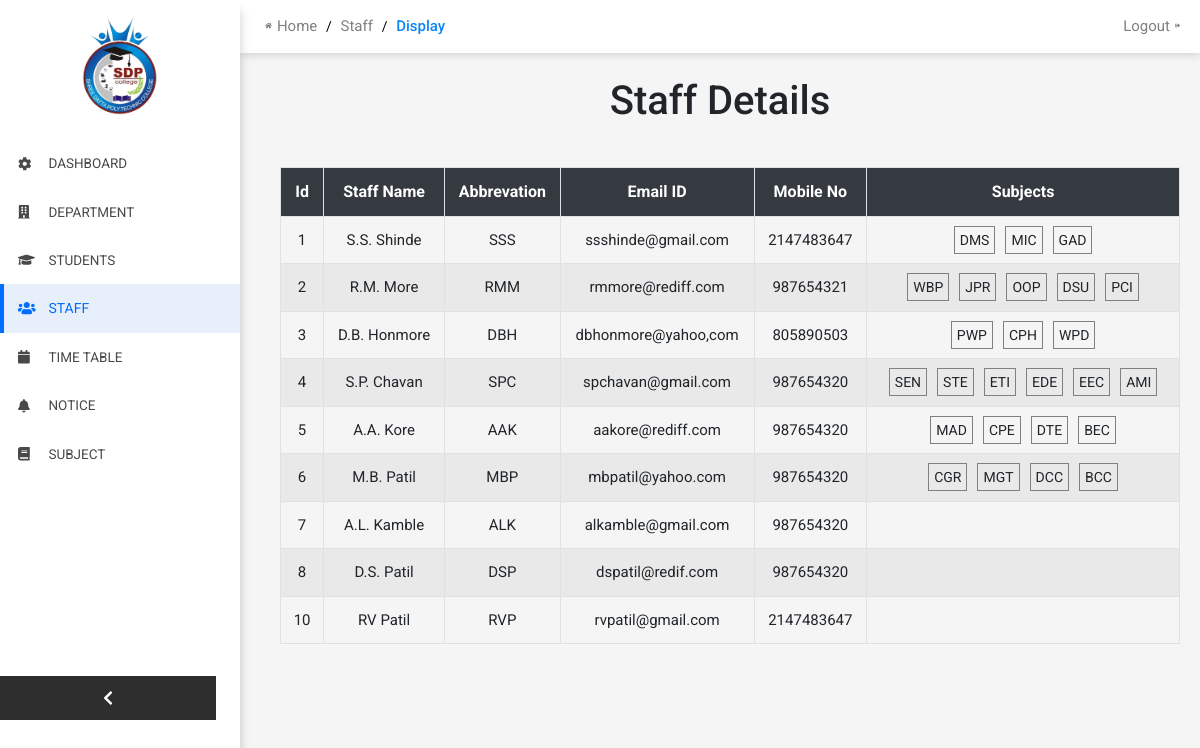
Screenshot of /display.php with the database file from the repository.
### tables this page shows
CREATE TABLE IF NOT EXISTS `teacher` (
  `id` int(11) NOT NULL AUTO_INCREMENT,
  `first_name` text NOT NULL,
  `last_name` text NOT NULL,
  `abbrivation` text NOT NULL,
  `tUser` varchar(30) NOT NULL,
  `tPass` varchar(30) NOT NULL,
  `email` varchar(30) NOT NULL,
  `mobile` bigint(12) NOT NULL,
  `noLect` int(11) NOT NULL,
  `noPract` int(11) NOT NULL,
  `dept` text NOT NULL,
  PRIMARY KEY (`id`)
);

### display.php (the view, shortened to what this page needs)
<!DOCTYPE html>
<html>
<head>
    <link rel="stylesheet" href="https://maxcdn.bootstrapcdn.com/bootstrap/4.0.0/css/bootstrap.min.css">
    <link rel="stylesheet" href="./css/sidebar.css">
    <link rel="stylesheet" href="./css/topMenu.css">
    <link rel="stylesheet" href="./css/fontawesome.min.css">
    <link href="https://stackpath.bootstrapcdn.com/font-awesome/4.7.0/css/font-awesome.min.css" rel="stylesheet">
</head>
</head>
<body onload="collapse_sidebar()">
    <div class="side-menu" id="side-bar">
        <div class="side-profile">
            <img src="img/sdpc_logo.png" alt="Icon" id="college-logo">
        </div>
        <a href="Admin Dashborad.php" style="text-decoration: none;">
            <div class="menu-item" >
                <div class="item-icon"><i class="fa fa-cog" aria-hidden="true"></i></div>
                <div class="item-title">Dashboard</div>
            </div>
        </a>
        <a href="Department.php" style="text-decoration: none;">
            <div class="menu-item">
                <div class="item-icon"><i class="fas fa-building" aria-hidden="true"></i></div>
                <div class="item-title">Department</div>
            </div>
        </a>
        <a href="Student Details.php" style="text-decoration: none;">
            <div class="menu-item " id="stud">
                <div class="item-icon"><i class="fas fa-graduation-cap" aria-hidden="true"></i></div>
                <div class="item-title">Students</div>
            </div>
        </a>
        <a href="Staff.php" style="text-decoration: none;">
            <div class="active-menu">
                <div class="item-icon"><i class="fas fa-users" aria-hidden="true"></i></div>
                <div class="item-title">Staff</div>
            </div>
        </a>
        <a href="Timetable Dashboard.php" style="text-decoration: none;">
            <div class="menu-item">
                <div class="item-icon"><i class="fa fa-calendar" aria-hidden="true"></i></div>
                <div class="item-title">Time Table</div>
            </div>
        </a>
        <a href="Notice.php" style="text-decoration: none;">
            <div class="menu-item">
                <div class="item-icon"><i class="fas fa-bell" aria-hidden="true"></i></div>
                <div class="item-title">Notice</div>
            </div>
        </a>
        <a href="Subject Allocation.php" style="text-decoration: none;">
            <div class="menu-item">
                <div class="item-icon"><i class="fa fa-book" aria-hidden="true"></i></div>
                <div class="item-title">Subject</div>
            </div>
        </a>
        <div class="collapse-side" onclick="collapse_sidebar()">
            <i id="btn-side-icon" class="fas fa-chevron-left " aria-hidden="true"></i>
        </div>
    </div>
    <div class="app" id="app">
        <nav class="top-nav">
            <div class="navigation">
                <a href="Admin Dashborad.php"> <i class="fas fa-home"></i>Home</a>
                <span>/</span>
                <a href="Staff.php" >Staff</a>
                <span>/</span>
                <a href="display.php" class="active-nav">Display</a>
            </div>
            <div class="profile">
                <a href="Login.php">Logout<i class="fas fa-sign-out-alt"></i></a>
            </div>
        </nav>
 <div class="container">
    <div class="col-lg-12"><br>
        <h1 class=" text-center">Staff Details</h1><br>
            <table  id="tabledata" class=" table table-striped table-hover table-bordered">
                <tr class="bg-dark text-white text-center">
                    <th> Id </th>
                    <th> Staff Name </th>
                    <th>Abbrevation</th>
                    <th> Email ID </th>
                    <th>Mobile No </th>
                    <th>Subjects</th>
                 </tr >
                <?php
                    include 'Database.php';
                    $q = "select id,first_name,last_name,abbrivation,email,mobile from teacher";
                    $query = mysqli_query($con,$q);
                    while($res = mysqli_fetch_array($query)){
                        $teach=$res['abbrivation'];
                        $teach=mysqli_query($con,"select sub_abb from allocation where teach_abb='$teach'");
                        $subjects=array();
                    while($r=mysqli_fetch_array($teach)){
                        $subjects[]=$r['sub_abb'];
                    }
                ?>
                <tr class="text-center">
                    <td> <?php echo $res['id'];  ?> </td>
                    <td> <?php echo $res['first_name'].' '.$res['last_name'];  ?> </td>
                    <td> <?php echo $res['abbrivation'];  ?> </td>
                    <td> <?php echo $res['email'];  ?> </td>
                    <td> <?php echo $res['mobile'];  ?> </td>
                    <td>
                        <?php
                            foreach($subjects as $value)
                            {
                                echo "<span class='sub'>".$value."</span>";
                            }
                        ?>
                    </td>
                </tr>
                <?php
                    }
                ?>
            </table>
        </div>
    </div>
</div>
</body>
</html>

### css/sidebar.css (style rules this page uses)
.side-menu { flex: 4; height: 100%; position: fixed; overflow: hidden; background: white; display: flex; flex-direction: column; min-width: 20%; width: 20%; box-shadow: 0 10px 10px 0 rgba(0, 0, 0, .2); }
.menu-item { padding: 14px; color: #494949; font-size: 13.5px; display: flex; border-left: 4px solid #fff; text-transform: uppercase; }
.side-profile { margin: 5%; margin-bottom: 10%; display: flex; justify-content: center; }
.side-profile img { width: 35%; }
.active-menu { color: #006eff; background: #e7effa; border-left: 4px solid #006eff; padding: 14px; font-size: 14px; display: flex; text-transform: uppercase; }
.collapse-side { background-color: #2e2e2e; bottom: 10%; width: 90%; position: absolute; display: flex; justify-content: center; padding: 14px; color: white; }
.item-icon { flex: 1.2; }
.item-title { flex: 7; }
.full-app { margin-left: 20%; }

### css/topMenu.css (style rules this page uses)
.top-nav { display: flex; background: rgb(255, 255, 255); color: #000; width: 100%; box-shadow: 0 0 10px 0 rgba(0, 0, 0, 0.2); }
.top-nav .navigation { flex: 5; }
.top-nav .profile { flex:5; margin: 15px; display: flex; font-size: 15px; justify-content: flex-end; }
.navigation { margin: 15px; font-size: 15px; }
span { font-size: 14px; }
a { text-decoration: none; }
.profile a { color: grey; }
.navigation svg, .navigation a, .profile svg { padding: 0 5px; }
.active-nav { color: #0986fc; font-weight: 500; }

### display.php (style rules this page uses)
body { margin: 0; padding: 0; background: rgb(245, 245, 245); font-family: 'Roboto', sans-serif; }
table,td,tr,th { margin:0; padding:0; }
table { background: #fff; margin:10px; }
a { color: grey; }
td { border-bottom: 1px solid #b9b7b7; font-size: 15px; padding: 10px; }
tr { border-bottom: 1px solid grey; }
.sub { border:1px solid grey; padding:5px; margin:5px; }

### rows the page displays
teacher: id "1", first_name "S.S.", last_name "Shinde", abbrivation "SSS", email "ssshinde@gmail.com", mobile "2147483647", value "DMS", value "MIC", value "GAD"
teacher: id "2", first_name "R.M.", last_name "More", abbrivation "RMM", email "rmmore@rediff.com", mobile "987654321", value "WBP", value "JPR", value "OOP", value "DSU", value "PCI"
teacher: id "3", first_name "D.B.", last_name "Honmore", abbrivation "DBH", email "dbhonmore@yahoo,com", mobile "805890503", value "PWP", value "CPH", value "WPD"
teacher: id "4", first_name "S.P.", last_name "Chavan", abbrivation "SPC", email "spchavan@gmail.com", mobile "987654320", value "SEN", value "STE", value "ETI", value "EDE", value "EEC", value "AMI"
teacher: id "5", first_name "A.A.", last_name "Kore", abbrivation "AAK", email "aakore@rediff.com", mobile "987654320", value "MAD", value "CPE", value "DTE", value "BEC"
teacher: id "6", first_name "M.B.", last_name "Patil", abbrivation "MBP", email "mbpatil@yahoo.com", mobile "987654320", value "CGR", value "MGT", value "DCC", value "BCC"
teacher: id "7", first_name "A.L.", last_name "Kamble", abbrivation "ALK", email "alkamble@gmail.com", mobile "987654320"
teacher: id "8", first_name "D.S.", last_name "Patil", abbrivation "DSP", email "dspatil@redif.com", mobile "987654320"
teacher: id "10", first_name "RV", last_name "Patil", abbrivation "RVP", email "rvpatil@gmail.com", mobile "2147483647"
